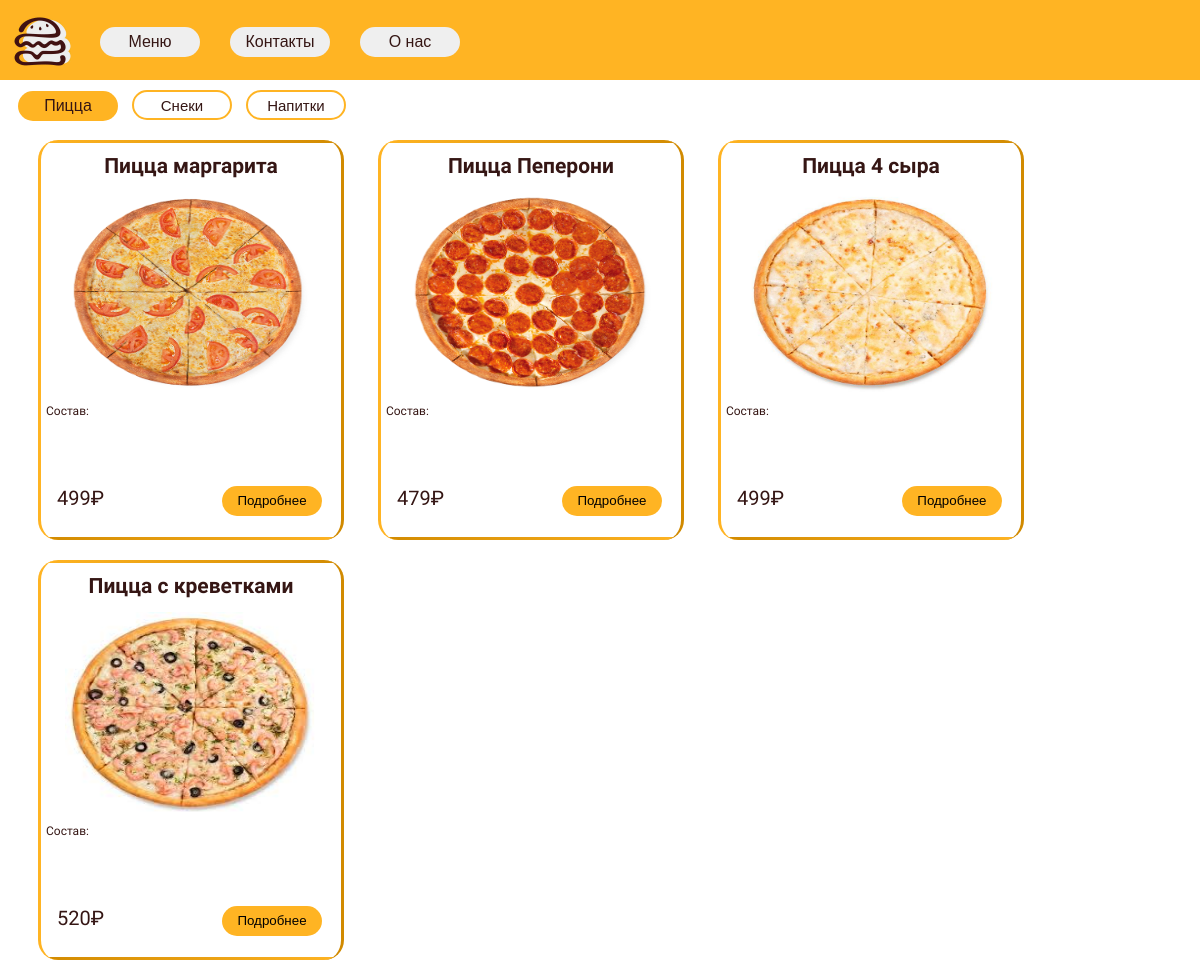
Page /category/1 on the committed database.
### main/models.py (models this page shows, shortened)
class FoodCategory(models.Model):
    name = models.CharField(max_length=100)
    class Meta:
        verbose_name = 'Категория'
        verbose_name_plural = 'Категории'
    def get_absolute_url(self):
        return reverse('category', kwargs={'cat_id': self.pk})

class FoodCard(models.Model):
    title = models.CharField(max_length=30)
    image = models.ImageField(upload_to="img/")
    display_sostav = models.BooleanField(default=True)
    sostav = models.CharField(max_length=100, default=None, blank=True)
    description = models.TextField(max_length=5000)
    price = models.IntegerField()
    category = models.ForeignKey('FoodCategory', on_delete=models.PROTECT, null=True)
    class Meta:
        verbose_name = 'Блюдо'
        verbose_name_plural = 'Блюда'

### main/views.py (the view)
# urls.py: path('category/<int:cat_id>', views.show_category, name='category'),
def show_category(request, cat_id):
    foodcards = FoodCard.objects.filter(category=cat_id)
    categories = FoodCategory.objects.all()
    if len(foodcards) == 0:
        raise Http404()
    data = {
        'title': 'Главная страница',
        'foodcards': foodcards,
        'categories': categories,
        'cat_selected': cat_id,
    }
    return render(request, "main/index.html", data)

### main/templates/main/index.html (shortened to what this page needs)
{% extends 'main/layout.html' %}
{% block content %}
    <div class="categories">
    {% for c in categories %}
        {% if c.pk == cat_selected %}
            <a href="{{ c.get_absolute_url }}"><button class="cat-button-selected">{{ c.name }}</button></a>
        {% else %}
            <a href="{{ c.get_absolute_url }}"><button class="cat-button">{{ c.name }}</button></a>
        {% endif %}
    {% endfor %}
    </div>
    {% for foodcard in foodcards %}
        <div class="foodcard">
            <h1>{{ foodcard.title }}</h1>
            <img class="mini-image" src="{{ foodcard.image.url }}">
            {% if foodcard.display_sostav == True %}
                <p class='sostav'>Состав:{{ foodcard.sostav }}</p>
            {% else %}
                <p class='sostav'></p>
            {% endif %}
            <p class='price'>{{ foodcard.price }}₽</p>
            <a href="{% url 'foodcard_detail' foodcard.id %}"><button>Подробнее</button></a>
        </div>
    {% endfor %}
{% endblock %}

### main/templates/main/layout.html (shortened to what this page needs)
{% load static %}
<html lang="en">
<head>
    <link rel="stylesheet" href="{% static 'main/css/main.css' %}"/>
</head>
<body>
    <header>
        <a href="{% url 'main' %}"><img class = "logo" src="{% static "main/image/logo.jpg" %}"></a>
        <div class="div-menu-up">
            <a href="{% url 'main'%}"><button>Меню</button></a>
        </div>
        <div class="div-contact-up">
            <a href="{% url 'contact'%}"><button>Контакты</button></a>
        </div>
        <div class="div-aboutus-up">
            <a href="{% url 'about'%}"><button>О нас</button></a>
        </div>
    </header>
    {% block content %}
    {% endblock %}
</body>
</html>

### main/static/main/css/main.css (style rules this page uses)
body { background-color: white; font-family: "SUSE", sans-serif; }
.logo { position: absolute; left: 5px; top: 4px; width: 75px; height: 75px; }
header { margin: -10px; height: 82px; background-color: #ffb423; }
.div-menu-up { position: absolute; top: 27px; left: 100px; }
header button { color: #351614; width: 100px; border-radius: 50px; height: 30px; border: none; font-size: 16px; }
.div-contact-up { position: absolute; top: 27px; left: 230px; }
.div-aboutus-up { position: absolute; left: 360px; top:27px; }
.cat-button { position: relative; top: 20px; margin-left: 10px; width: 100px; border-radius: 50px; height: 30px; background-color: white; border: 2px solid; border-color: #ffb423; color: #351614; font-size: 15px; }
.cat-button-selected { position: relative; top: 20px; margin-left: 10px; width: 100px; border-radius: 50px; height: 30px; background-color: #ffb423; border: none; border-color: #ffb423; color: #351614; font-size: 16px; }
.categories { height: 50px; width: max; }
.foodcard { margin-top: 20px; display: inline-block; height: 400px; margin-left: 30px; width: 300px; border-left: 3px solid #ffb423; border-right: 3px solid #D18A00; background-image: linear-gradient(45deg, #ffb423, #D18A00), linear-gradient(45deg, #D18A00, #ffb423); background-size: 100% 3px; background-position: 0 0, 0 100%; background-repeat: no-repeat; border-radius: 20px; color: #351614; }
.foodcard .mini-image { position: relative; width: 250px; height: 200px; left: 24px; right: auto; }
.foodcard h1 { position: relative; font-size: 21px; text-align: center; }
.foodcard .sostav { position: relative; font-size: 12px; height: 50px; left: 5px; }
.foodcard .price { position: relative; display: inline-block; font-size: 20px; left: 16px; }
.foodcard button { position: relative; left: 130px; width: 100px; height: 30px; border-radius: 30px; background-color: #ffb423; border: none; }

### rows in the picture
FoodCategory: name "Пицца"
FoodCategory: name "Снеки"
FoodCategory: name "Напитки"
FoodCard: title "Пицца маргарита", image (picture), price "499"
FoodCard: title "Пицца Пеперони", image (picture), price "479"
FoodCard: title "Пицца 4 сыра", image (picture), price "499"
FoodCard: title "Пицца с креветками", image (picture), price "520"
